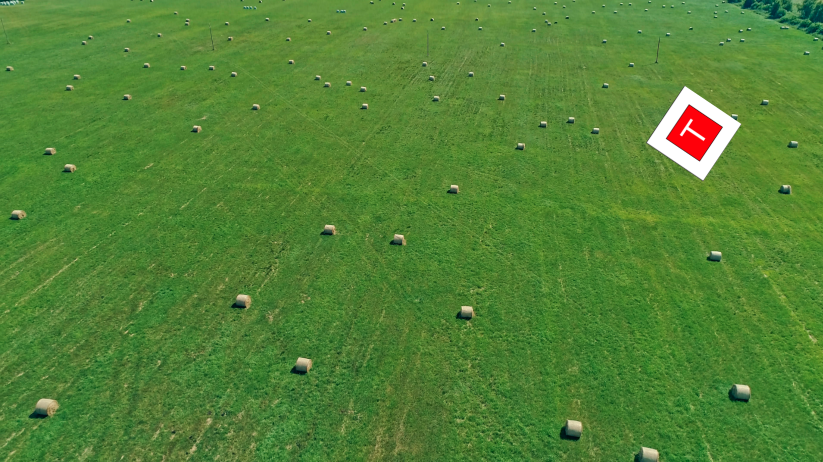
#> input picture scaled/field.png, 1646 x 923 px (shown at 1/2 size)
$ python -i rec2.py   (imports and definitions only)
#> lines starting #> are read from the running program, lines starting #| are printed output that depends on the picture; after the words box and inside, x2 and y2 are one past the last pixel; in counts of white or black regions, pixels touching at a corner belong together
#> further down, picture is the input picture: shape (923, 1646, 3); mean B, G, R 53.3, 130.1, 82.3
#!/usr/bin/env python

'''
Simple "Square Detector" program.
Loads several images sequentially and tries to find squares in each image.
'''


from glob import glob
import numpy as np
import cv2 as cv


def angle_cos(p0, p1, p2):
    d1, d2 = (p0-p1).astype('float'), (p2-p1).astype('float')
    return abs( np.dot(d1, d2) / np.sqrt( np.dot(d1, d1)*np.dot(d2, d2) ) )

def find_squares(img):
    img = cv.GaussianBlur(img, (5, 5), 0)
    squares = []
    for gray in cv.split(img):
        for thrs in range(0, 255, 26):
            if thrs == 0:
                bin = cv.Canny(gray, 0, 50, apertureSize=5)
                bin = cv.dilate(bin, None)
            else:
                _retval, bin = cv.threshold(gray, thrs, 255, cv.THRESH_BINARY)
            contours, _hierarchy = cv.findContours(bin, cv.RETR_LIST, cv.CHAIN_APPROX_SIMPLE)
            for cnt in contours:
                cnt_len = cv.arcLength(cnt, True)
                cnt = cv.approxPolyDP(cnt, 0.02*cnt_len, True)
                if len(cnt) == 4 and cv.contourArea(cnt) > 1000 and cv.contourArea(cnt) < 100000 and cv.isContourConvex(cnt):
                    cnt = cnt.reshape(-1, 2)
                    max_cos = np.max([angle_cos( cnt[i], cnt[(i+1) % 4], cnt[(i+2) % 4] ) for i in range(4)])
                    if max_cos < 0.1:
                        squares.append(cnt)
#> this loop made 3 passes
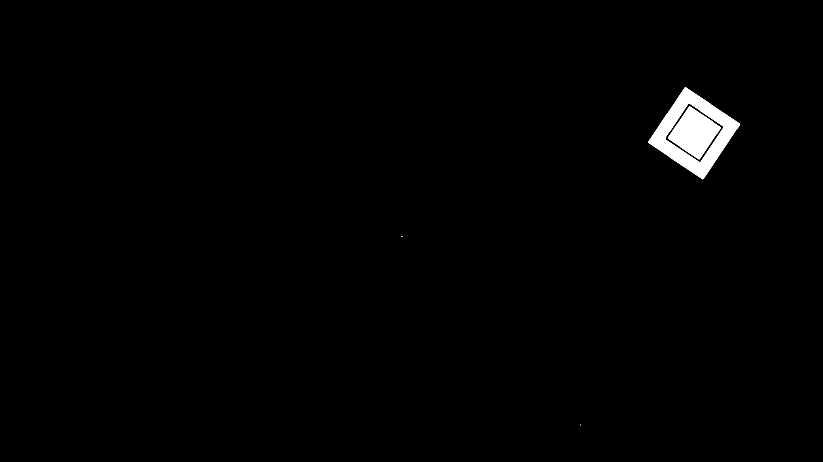
#> bin: shape (923, 1646) (shown at 1/2 size); 1.1% white; 4 white regions (2 under 20 px), largest, box (x1, y1, x2, y2) and area: (1296, 174, 1480, 359) 10565, (1336, 213, 1442, 319) 5985
#> after the loop, cnt = [[1370, 174], [1296, 284], [1405, 358], [1479, 247]]; max_cos = 0.00842; squares = 47 items
    return squares

def main():
    for fn in glob('field.png'):
        img = cv.imread(fn)
        squares = find_squares(img)
        cv.drawContours( img, squares, -1, (0, 255, 0), 3 )
        cv.imshow('squares', img)
        ch = cv.waitKey()
        if ch == 27:
            break

    print('Done')


# [4 lines not run here, left out]

>>> import cv2
>>> picture = cv2.imread('../scaled/field.png')
>>> result = find_squares(picture)
#> result = 47 items
